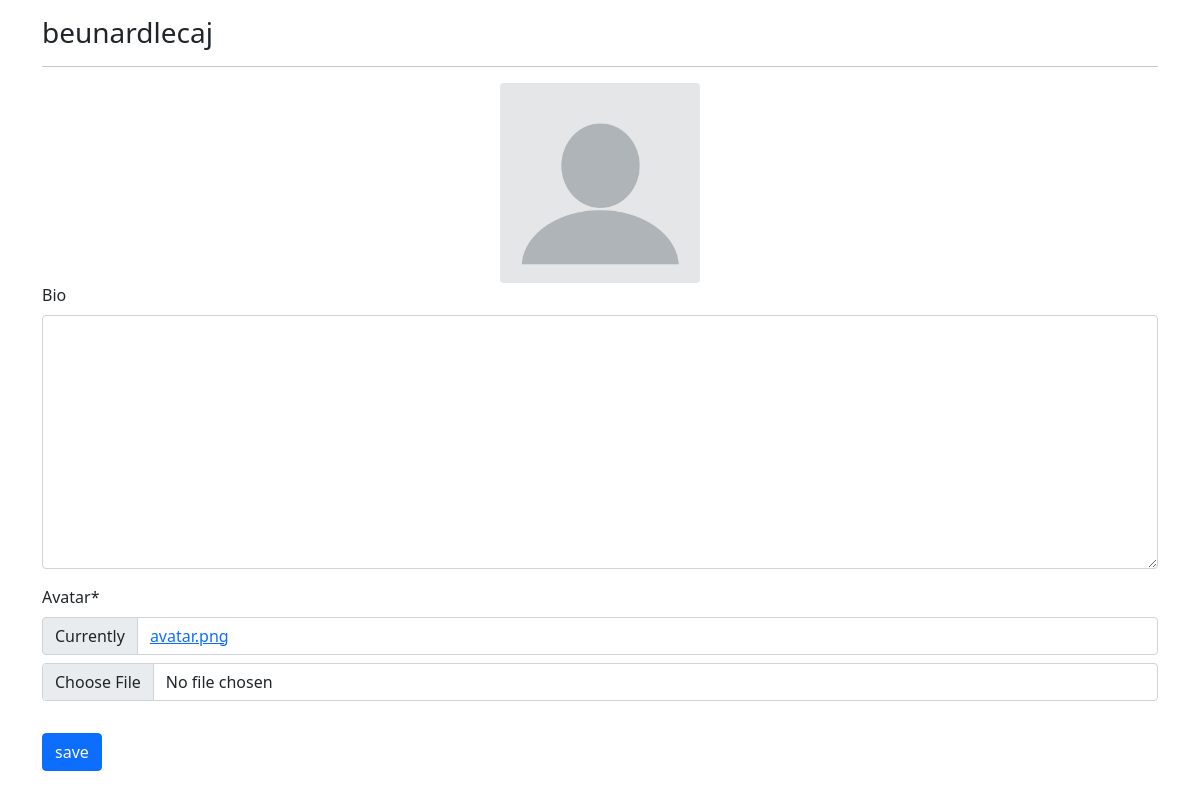
Before: /profiles/my/ (signed in) with the older database file.
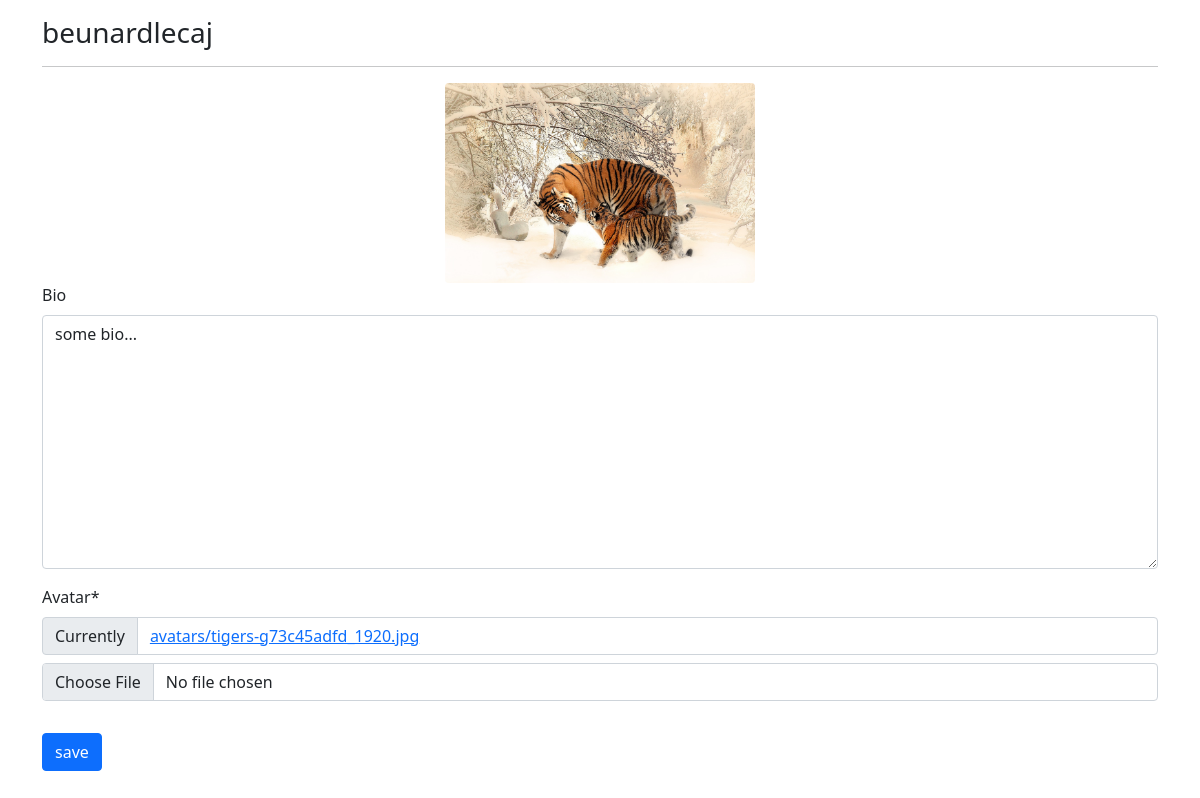
After: the same page with the newer database file.
### profiles/models.py (models this page shows, shortened)
class Profile(models.Model):
    user = models.OneToOneField(User, on_delete=models.CASCADE)
    bio = models.TextField(blank=True)
    avatar = models.ImageField(default='avatar.png', upload_to='avatars')
    updated = models.DateTimeField(auto_now=True)
    created = models.DateTimeField(auto_now_add=True)

### profiles/views.py (the view, shortened to what this page needs)
# urls.py: path('my/', my_profile_view, name='my-profile'),
@login_required
def my_profile_view(request):
    obj = Profile.objects.get(user=request.user)
    form = ProfileForm(request.POST or None, request.FILES or None, instance=obj)
    context = {
        'obj': obj,
        'form': form,
    }
    return render(request, 'profiles/main.html', context)

### profiles/forms.py
class ProfileForm(forms.ModelForm):
    class Meta:
        model = Profile
        fields = ('bio', 'avatar',)

### profiles/templates/profiles/main.html (shortened to what this page needs)
{% extends "base.html" %}
{% load static %}
{% load crispy_forms_tags %}
{% block content %}
    <h3>{{obj.user}}</h3>
    <hr>
    <div class="text-center" id="avatar-box">
        <img src="{{obj.avatar.url}}" class="rounded" height="200px" width="auto" alt="{{obj.user.username}}">
    </div>
    <form id="profile-form">
            {{form|crispy}}
            <button type="submit" class="btn btn-primary mt-3">save</button>
    </form>
{% endblock content %}

### templates/base.html (shortened to what this page needs)
{% load static %}
<!doctype html>
<html lang="en">
  <head>
    <link href="https://cdn.jsdelivr.net/npm/bootstrap@5.0.0-beta2/dist/css/bootstrap.min.css" rel="stylesheet">
    <link rel="stylesheet" href="{% static 'style.css' %}">
    <link rel="stylesheet" href="https://unpkg.com/dropzone@5/dist/min/dropzone.min.css" type="text/css" />
  </head>
  <body>
    <div class="container mt-3">
        {% block content %}
        {% endblock content %}
    </div>
  </body>
</html>

Changed rows visible on the page:
changed Profile "beunardlecaj": avatar: picture added in place of a placeholder; bio (not shown) → "some bio..."
Other visible differences:
text no longer shown: "Bio Avatar * Currently avatar.png"
text now shown: "Bio Avatar * Currently avatars/tigers-g73c45adfd_1920.jpg"
